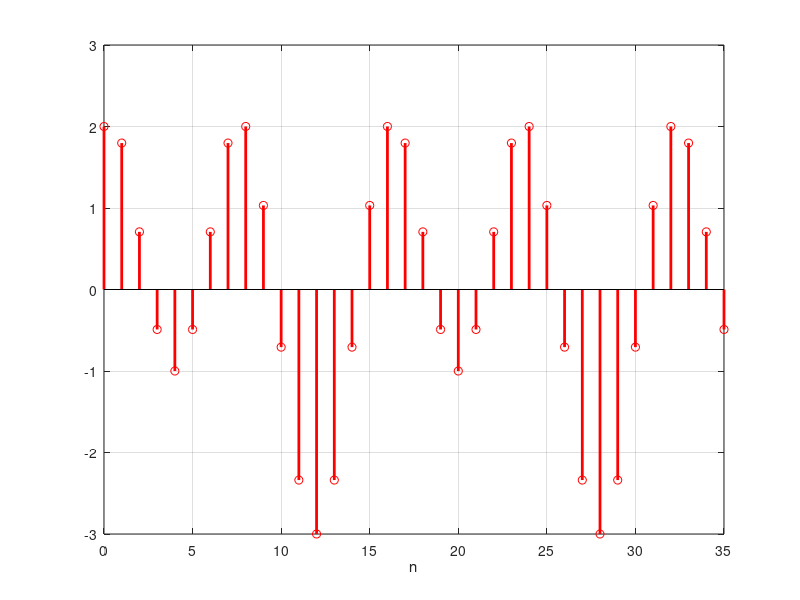

Write the MATLAB code that produced this figure.
% ----------------------------------------------------
% Función senoidal compuesta: 
%           x =2*cos(n*pi/4)+sin(n*pi/8)
% ----------------------------------------------------

n = 0:35;
xn = 2*cos(n*pi/4)+sin(n*pi/8);

stem(n, real(xn),'r','linewidth',2);
grid on;
xlabel(' n ');
